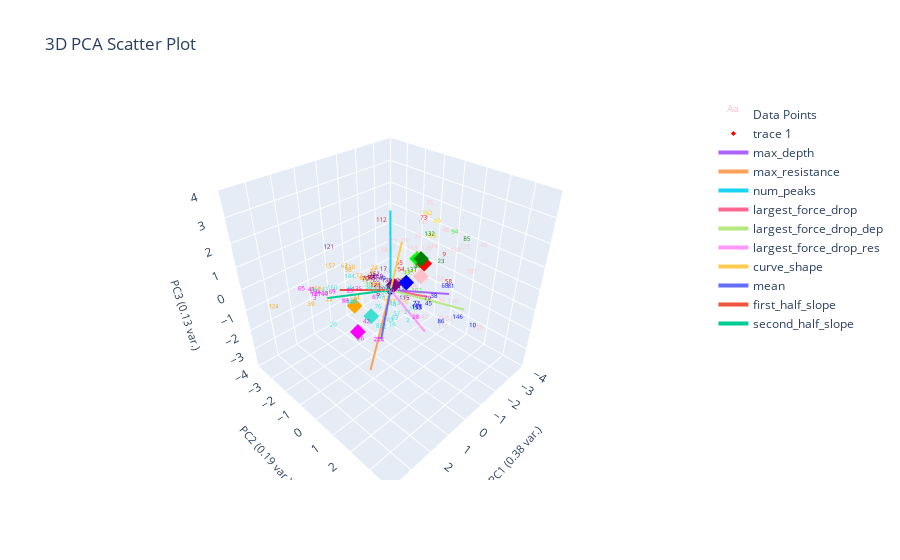

Notebook code for this chart:
### Markdown cell above
# Plot Un-corrected Labeling

### Code cell
plotting.plot_clusters_seperately(pseudo_labeled_data[f'pseudo_{ylabel_name}_nums'],
                                  curve_data, ylabel_name, cluster_category_names=list(ylabel_to_cluster_num.keys()),
                                  pseudo_corrections=marions_labeled_data)
plotting.plot_clusters_seperately(pseudo_labeled_data[f'pseudo_{ylabel_name}_nums'],
                                  curve_data, ylabel_name, cluster_category_names=list(ylabel_to_cluster_num.keys()),)
plotting.plot_clusters_seperately(pseudo_labeled_data[f'pseudo_{ylabel_name}_nums'],
                                  curve_data, ylabel_name, cluster_category_names=list(ylabel_to_cluster_num.keys()),
                                  bold_idxs=marions_labeled_data.index)
plotting.plot_pca(pseudo_labeled_data, pseudo_labeled_data[f'pseudo_{ylabel_name}_nums'], graph_title="Clustering Un-corrected Pseudo Labeled Data", num_pc=3, ylabel_name=ylabel_name, centroids=label_centroids)

### Figure 1 — Plotly figure (JSON) as saved in the notebook; plotly's stock layout.template omitted (floating-point values rounded to 4 significant figures; data arrays with more than 128 entries replaced by an {"elided": "..."} marker saying what was removed)
{"data": [{"mode": "text", "name": "Data Points", "text": {"elided": "164 str values"}, "textfont": {"color": {"elided": "164 str values"}, "size": 6}, "type": "scatter3d", "x": {"elided": "164 float values"}, "y": {"elided": "164 float values"}, "z": {"elided": "164 float values"}}, {"marker": {"color": ["red", "gold", "blue", "green", "purple", "pink", "turquoise", "orange", "lime", "magenta"], "size": 4, "symbol": "diamond"}, "mode": "markers", "type": "scatter3d", "x": [-1.877, -2.694, -0.3074, -1.254, -0.06807, -1.592, 1.325, 0.662, -2.122, 2.368], "y": [0.005828, -1.022, 0.5114, 0.371, 0.07517, 0.1046, 0.3358, -1.383, -0.5914, 0.7912], "z": [0.3511, -0.2305, 0.4438, 0.9999, 0.2262, -0.07583, -0.3207, -1.133, 0.2171, -0.1541]}, {"marker": {"color": "black", "size": 3}, "mode": "markers", "name": "Origin", "showlegend": false, "type": "scatter3d", "x": [0], "y": [0], "z": [0]}, {"line": {"width": 4}, "mode": "lines+text", "name": "max_depth", "textposition": "top center", "type": "scatter3d", "x": [0, -2.113], "y": [0, 1.179], "z": [0, -0.662]}, {"line": {"width": 4}, "mode": "lines+text", "name": "max_resistance", "textposition": "top center", "type": "scatter3d", "x": [0, 1.707], "y": [0, 0.6337], "z": [0, -2.557]}, {"line": {"width": 4}, "mode": "lines+text", "name": "num_peaks", "textposition": "top center", "type": "scatter3d", "x": [0, -0.7822], "y": [0, -0.787], "z": [0, 2.75]}, {"line": {"width": 4}, "mode": "lines+text", "name": "largest_force_drop", "textposition": "top center", "type": "scatter3d", "x": [0, -1.256], "y": [0, 0.7324], "z": [0, -0.5802]}, {"line": {"width": 4}, "mode": "lines+text", "name": "largest_force_drop_dep", "textposition": "top center", "type": "scatter3d", "x": [0, -1.0], "y": [0, 2.71], "z": [0, 0.001718]}, {"line": {"width": 4}, "mode": "lines+text", "name": "largest_force_drop_res", "textposition": "top center", "type": "scatter3d", "x": [0, 1.175], "y": [0, 2.749], "z": [0, 0.3117]}, {"line": {"width": 4}, "mode": "lines+text", "name": "curve_shape", "textposition": "top center", "type": "scatter3d", "x": [0, 0.9422], "y": [0, 1.443], "z": [0, 3.023]}, {"line": {"width": 4}, "mode": "lines+text", "name": "mean", "textposition": "top center", "type": "scatter3d", "x": [0, 2.062], "y": [0, 1.62], "z": [0, -0.1675]}, {"line": {"width": 4}, "mode": "lines+text", "name": "first_half_slope", "textposition": "top center", "type": "scatter3d", "x": [0, 2.135], "y": [0, -0.3317], "z": [0, 0.9013]}, {"line": {"width": 4}, "mode": "lines+text", "name": "second_half_slope", "textposition": "top center", "type": "scatter3d", "x": [0, 1.831], "y": [0, -1.527], "z": [0, -0.2198]}], "layout": {"autosize": true, "scene": {"aspectmode": "cube", "xaxis": {"range": [-4, 4], "title": {"font": {"size": 11}, "text": "PC1 (0.38 var.)"}}, "yaxis": {"range": [-4, 4], "title": {"font": {"size": 11}, "text": "PC2 (0.19 var.)"}}, "zaxis": {"range": [-4, 4], "title": {"font": {"size": 11}, "text": "PC3 (0.13 var.)"}}}, "title": {"text": "3D PCA Scatter Plot"}}}
